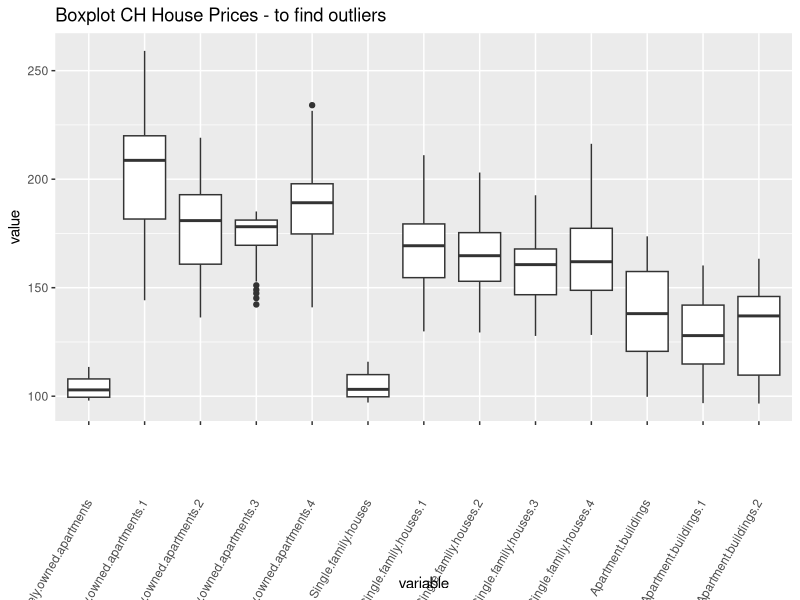
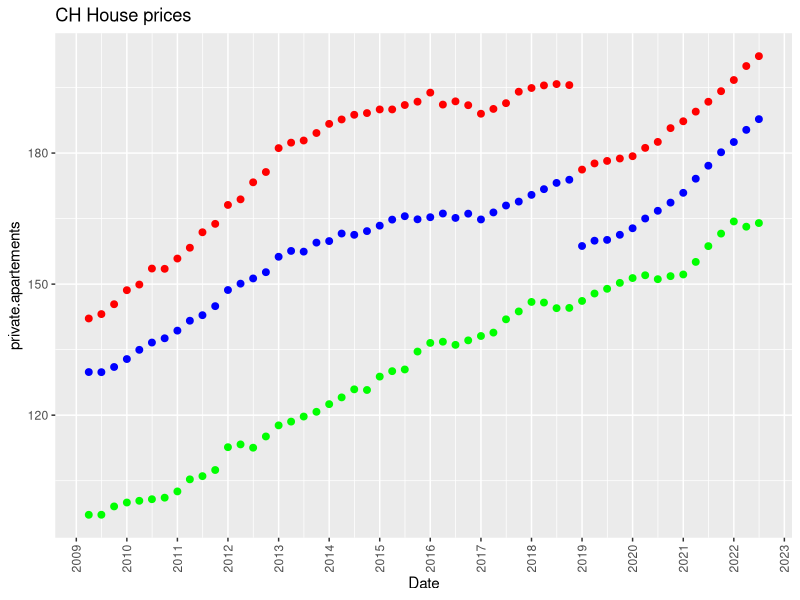

R code for these plots, in order: (Note: this script raises an error after producing the figures.)
library(tidyverse)
library(scales)
library(ggplot2)
library(reshape)
library(reshape2)
#install.packages("reshape2")

#### IMPORT DATA

# Specify working directory7
#install.packages("here") #<- install once for location of the files!
library(here) #<- for Location of the files!

#getwd() <-always starts at this level here!
#here("data", "real_estate_prices_CH.csv") #<- example for subfolder data, file quarterly-data-us-mortgage.csv


#setwd("C:/Users/leabo/Desktop/Project")

# Assign working directory as path to object
#wd <- "C:/Users/leabo/Desktop/Project"

# list file names in working directory
#list.files(wd, all.files=FALSE, full.names=FALSE, pattern=".csv")

# import/read in data files
ch.house.prices <- read.csv(here("data", "ch-house-prices.csv"))
ch.mortgage.rates <- read.csv(here("data", "ch-mortgage-rates.csv"))
us.mortgage.rates <- read.csv(here("data", "us-mortgage-rates.csv"))
us.house.prices <- read.csv(here("data", "us-house-prices.csv"))
us.house.prices.2nd.df <- read.csv(here("data", "zillowPriceIndex.csv"))
View(ch.house.prices)
View(ch.mortgage.rates)
View(us.mortgage.rates)
View(us.house.prices)
View(us.house.prices.2nd.df)

################## CH House Prices #######################################################################

# for analysis purposes
# reshape table so that column name is an variable
ch.house.prices.for.boxplot <- melt(ch.house.prices, na.rm = FALSE, name = 'columns')
View(ch.house.prices.for.boxplot)

ch.house.prices.for.boxplot %>%
  ggplot(aes(x = variable, y = value), na.rm = TRUE)+
  geom_boxplot()+
  theme(axis.text.x = element_text(angle = 60,vjust = 0.5,hjust = 1))+
  ggtitle("Boxplot CH House Prices - to find outliers")
# we can see that there are outliers in "privately.owned.appartments.3" (the outliers are too low)
# and "privately.owned.appartments.3" (the outliers are too high)

# let's correct this and filter these out in the original dataset "ch.house.prices"
summary(ch.house.prices$Privately.owned.apartments.3)
#    Min.  1st Qu.  Median    Mean   3rd Qu.    Max. 
#   142.3   169.5   178.1    173.4   181.2     185.1 

summary(ch.house.prices$Privately.owned.apartments.4)
#   Min.   1st Qu.  Median    Mean   3rd Qu.    Max. 
#   140.9   174.8   189.1    186.0   197.9     234.1 
# this means all values above 234.1 should be removed

# should we remove the outliers? if so how???

# add new column for averages
# privately owned apartments
private.apartements.average <- c(rowMeans(ch.house.prices[,2:6], na.rm = TRUE))
ch.house.prices <- cbind(ch.house.prices, private.apartements = private.apartements.average)

#view(real.estate.prices.CH[,2:6])

# single family houses
single.family.houses.average <- c(rowMeans(ch.house.prices[,7:11], na.rm = TRUE))
ch.house.prices <- cbind(ch.house.prices, single.family.houses = single.family.houses.average)

# apartment buildings (residential investment property)
apartment.buildings.average <- c(rowMeans(ch.house.prices[,12:14], na.rm = TRUE))
ch.house.prices <- cbind(ch.house.prices, apartment.buildings = apartment.buildings.average)

# create total average 
house.prices.average <- c(rowMeans(ch.house.prices[,14:16], na.rm = TRUE))
ch.house.prices <- cbind(ch.house.prices, total.house.prices.average = house.prices.average)

# delete rows from different sources, only keep averages
ch.house.prices <- ch.house.prices[,-2:-14]
View(ch.house.prices)

#convert to date
date.ch.house.prices <- as.character(ch.house.prices$Date)
ch.house.prices$Date <- as.Date(date.ch.house.prices, formats = "%Y/%m/%d")

# plot
ggplot(ch.house.prices  %>% filter(ch.house.prices$Date > '2009/01/01'), aes(x = Date))+
  geom_point(aes(y = private.apartements), na.rm = TRUE, size = 2, color = "red")+
  geom_point(aes(y = single.family.houses), na.rm = TRUE, size = 2, color = "blue")+
  geom_point(aes(y = apartment.buildings), na.rm = TRUE, size = 2, color = "green")+
  scale_x_date(date_breaks = "years" , date_labels = "%Y")+
  theme(axis.text.x = element_text(angle = 90,vjust = 0.5,hjust = 1))+
  ggtitle("CH House prices")




          
#################### CH Mortgage Rates ###################################################

#convert to date
date.ch.mortgage.rates <- as.character(ch.mortgage.rates$Date)
ch.mortgage.rates$Date <- as.Date(date.ch.mortgage.rates, formats = "%Y/%m/%d")

# plot Average -> variable red, fixed blue
ggplot((ch.mortgage.rates), aes(x = Date))+
  #-> VARIABLE INTEREST RATES - NL.BR
  geom_point(aes(y = Average.of.M..Mortgages.Var.Int.Rates...NL.BR..CHF.50k...100k.), na.rm = TRUE, size = 2, color = "green")+
  geom_point(aes(y = Average.of.M..Mortgages.Var.Int.Rates...NL.BR..CHF.100k...500k.), na.rm = TRUE, size = 2, color = "green")+
  geom_point(aes(y = Average.of..M..Mortgages.Var.Int.Rates...NL.BR..CHF.500k...1.Mio.), na.rm = TRUE, size = 2, color = "green")+
  geom_point(aes(y = Average.of..M..Mortgages.Var.Int.Rates...NL.BR..CHF.1.Mio...5.Mio.), na.rm = TRUE, size = 2, color = "green")+
  geom_point(aes(y = Average.of.M..Mortgages.Var.Int.Rates...NL.BR..CHF.5.Mio...15.Mio.), na.rm = TRUE, size = 2, color = "orange")+
  #geom_line(aes(y = average.int.rates.nl.br), na.rm = TRUE, size = 1, color = "red")+
  
  #VARIABLE INTEREST RATES - LINKED BR
  geom_point(aes(y = Average.of.M..Mortgages.Var.Int.Rates...Linked.BR..CHF.50k...100k.), na.rm = TRUE, size = 2, color = "red")+
  geom_point(aes(y = Average.of.M..Mortgages.Var.Int.Rates...Linked.BR..CHF.100k...500k.), na.rm = TRUE, size = 2, color = "purple")+
  geom_point(aes(y = Average.of.M..Mortgages.Var.Int.Rates...Linked.BR..CHF.500k...1.Mio.), na.rm = TRUE, size = 2, color = "green")+
  geom_point(aes(y = Average.of.M..Mortgages.Var.Int.Rates...Linked.BR..CHF.1.Mio...5.Mio.), na.rm = TRUE, size = 2, color = "green")+
  geom_point(aes(y = Average.of.M..Mortgages.Var.Int.Rates...Linked.BR..CHF.5.Mio...15.Mio.), na.rm = TRUE, size = 2, color = "green")+
  #geom_line(aes(y = average.int.rates.linked.br), na.rm = TRUE, size = 1, color = "red")+
  
  #FIXED INTEREST RATES
  geom_point(aes(y = Average.of.M..Mortgages.with.fixed.interest.rates..CHF.50k...100k.), na.rm = TRUE, size = 2, color = "blue")+
  geom_point(aes(y = Average.of.M..Mortgages.with.fixed.interest.rates..CHF.100k...500k.), na.rm = TRUE, size = 2, color = "blue")+
  geom_point(aes(y = Average.of.M..Mortgages.with.fixed.interest.rates..CHF.500k...1.Mio.), na.rm = TRUE, size = 2, color = "blue")+
  geom_point(aes(y = Average.of.M..Mortgages.with.fixed.interest.rates..CHF.1.Mio...5.Mio.), na.rm = TRUE, size = 2, color = "blue")+
  geom_point(aes(y = Average.of.M..Mortgages.with.fixed.interest.rates..CHF.5.Mio...15.Mio.), na.rm = TRUE, size = 2, color = "black")+
  #geom_line(aes(y = average.fixed.int.rates), na.rm = TRUE, size = 1, color = "red")+
  
  scale_x_date(date_breaks = "years" , date_labels = "%Y")+
  theme(axis.text.x = element_text(angle = 90,vjust = 0.5,hjust = 1))+
  ggtitle("CH Mortgage Rates")


# INTERPRETATION AND CLUSTERING

# calculate mean of [2] Average.of.M..Mortgages.Var.Int.Rates...NL.BR..CHF.50k...100k.  
#                   [4] Average.of.M..Mortgages.Var.Int.Rates...NL.BR..CHF.100k...500k. 
#                   [6] Average.of..M..Mortgages.Var.Int.Rates...NL.BR..CHF.500k...1.Mio. 
#                   [8] Average.of..M..Mortgages.Var.Int.Rates...NL.BR..CHF.1.Mio...5.Mio. 
# -> these are the 4 upper green dots -> VARIABLE INTEREST RATES - NL.BR

# Orange belongs to the same category but is slightly off -> should it be included ??????????????
# ->               [10] Average.of.M..Mortgages.Var.Int.Rates...NL.BR..CHF.5.Mio...15.Mio.




# calculate mean of [16] Average.of.M..Mortgages.Var.Int.Rates...Linked.BR..CHF.500k...1.Mio.  
#                   [18] Average.of.M..Mortgages.Var.Int.Rates...Linked.BR..CHF.1.Mio...5.Mio.  
#                   [20] Average.of.M..Mortgages.Var.Int.Rates...Linked.BR..CHF.5.Mio...15.Mio.  
# -> these are the 3 lower green dots -> VARIABLE INTEREST RATES - LINKED BR

# Red and Purple belong to the same category but are a bit off (should they be included ?????????)
# Red ->            [12] Average.of.M..Mortgages.Var.Int.Rates...Linked.BR..CHF.50k...100k. 
# Purple ->         [14] Average.of.M..Mortgages.Var.Int.Rates...Linked.BR..CHF.100k...500k. 



# calculate mean of [22] Average.of.M..Mortgages.with.fixed.interest.rates..CHF.50k...100k.
#                   [24] Average.of.M..Mortgages.with.fixed.interest.rates..CHF.100k...500k.
#                   [26] Average.of.M..Mortgages.with.fixed.interest.rates..CHF.500k...1.Mio.
#                   [28] Average.of.M..Mortgages.with.fixed.interest.rates..CHF.1.Mio...5.Mio.
# -> these are the blue dots -> FIXED INTEREST RATES

# the black dots are a little bit off, I don't know if they should be included ????????
# ->                [30] Average.of.M..Mortgages.with.fixed.interest.rates..CHF.5.Mio...15.Mio

### DECISION -> I included EVERYTHING, because they belong to the same category -> Jan you can change it if you want :)


# Add averages as a new column to the table "ch.mortgage.rates"
# VARIABLE INTEREST RATES - NL.BR
average.int.rates.nl.br <- rowMeans(select(ch.mortgage.rates,c("Average.of.M..Mortgages.Var.Int.Rates...NL.BR..CHF.50k...100k.",  
                                                           "Average.of.M..Mortgages.Var.Int.Rates...NL.BR..CHF.100k...500k.", 
                                                           "Average.of..M..Mortgages.Var.Int.Rates...NL.BR..CHF.500k...1.Mio.",
                                                           "Average.of..M..Mortgages.Var.Int.Rates...NL.BR..CHF.1.Mio...5.Mio.",
                                                           "Average.of.M..Mortgages.Var.Int.Rates...NL.BR..CHF.5.Mio...15.Mio.")),
                                                            na.rm = TRUE)
# VARIABLE INTEREST RATES - LINKED BR
average.int.rates.linked.br <- rowMeans(select(ch.mortgage.rates,c("Average.of.M..Mortgages.Var.Int.Rates...Linked.BR..CHF.500k...1.Mio.",  
                                                            "Average.of.M..Mortgages.Var.Int.Rates...Linked.BR..CHF.1.Mio...5.Mio.", 
                                                            "Average.of.M..Mortgages.Var.Int.Rates...Linked.BR..CHF.5.Mio...15.Mio.",
                                                            "Average.of.M..Mortgages.Var.Int.Rates...Linked.BR..CHF.50k...100k.",
                                                            "Average.of.M..Mortgages.Var.Int.Rates...Linked.BR..CHF.100k...500k.")),
                                                             na.rm = TRUE)
# FIXED INTEREST RATES
average.fixed.int.rates <- rowMeans(select(ch.mortgage.rates,c("Average.of.M..Mortgages.with.fixed.interest.rates..CHF.50k...100k.",  
                                                              "Average.of.M..Mortgages.with.fixed.interest.rates..CHF.100k...500k.", 
                                                              "Average.of.M..Mortgages.with.fixed.interest.rates..CHF.500k...1.Mio.",
                                                              "Average.of.M..Mortgages.with.fixed.interest.rates..CHF.1.Mio...5.Mio.",
                                                              "Average.of.M..Mortgages.with.fixed.interest.rates..CHF.5.Mio...15.Mio.")),
                                                              na.rm = TRUE)
ch.mortgage.rates <- cbind(ch.mortgage.rates, ch.average.fixed.int.rates = average.fixed.int.rates)
View(ch.mortgage.rates)




# plot Sum -> NL BR variable = red, Linked BR variable = orange, fixed = blue
ggplot((ch.mortgage.rates), aes(x = Date))+
  geom_point(aes(y = Sum.of.N.Loan.Mortgages.Var.Int.Rates...NL.BR..CHF.50k...100k.), na.rm = TRUE, size = 2, color = "red")+
  geom_point(aes(y = Sum.of.N.Loan.Mortgages.Var.Int.Rates...NL.BR..CHF.100k...500k.), na.rm = TRUE, size = 2, color = "red")+
  geom_point(aes(y = Sum.of.N.Loan.Mortgages.Var.Int.Rates...NL.BR..CHF.500k...1.Mio.), na.rm = TRUE, size = 2, color = "red")+
  geom_point(aes(y = Sum.of.N.Loan.Mortgages.Var.Int.Rates...NL.BR..CHF.1.Mio...5.Mio.), na.rm = TRUE, size = 2, color = "red")+
  geom_point(aes(y = Sum.of.N.Loan.Mortgages.Var.Int.Rates...NL.BR..CHF.5.Mio...15.Mio.), na.rm = TRUE, size = 2, color = "red")+
  
  geom_point(aes(y = Sum.of.N.Loan.Mortgages.Var.Int.Rates...Linked.BR..CHF.50k...100k.), na.rm = TRUE, size = 2, color = "orange")+
  geom_point(aes(y = Sum.of.N.Loan.Mortgages.Var.Int.Rates...Linked.BR..CHF.100k...500k.), na.rm = TRUE, size = 2, color = "orange")+
  geom_point(aes(y = Sum.of.N.Loan.Mortgages.Var.Int.Rates...Linked.BR..CHF.500k...1.Mio.), na.rm = TRUE, size = 2, color = "orange")+
  geom_point(aes(y = Sum.of.N.Loan.Mortgages.Var.Int.Rates...Linked.BR..CHF.1.Mio...5.Mio.), na.rm = TRUE, size = 2, color = "orange")+
  geom_point(aes(y = Sum.of.N.Loan.Mortgages.Var.Int.Rates...Linked.BR..CHF.5.Mio...15.Mio.), na.rm = TRUE, size = 2, color = "orange")+
  
  geom_point(aes(y = Sum.of.N.Loan.Mortgages.with.fixed.interest.rates..CHF.50k...100k.), na.rm = TRUE, size = 2, color = "blue")+
  geom_point(aes(y = Sum.of.N.Loan.Mortgages.with.fixed.interest.rates..CHF.100k...500k.), na.rm = TRUE, size = 2, color = "blue")+
  geom_point(aes(y = Sum.of.N.Loan.Mortgages.with.fixed.interest.rates...CHF.500k...1.Mio.), na.rm = TRUE, size = 2, color = "blue")+
  geom_point(aes(y = Sum.of.N.Loan.Mortgages.with.fixed.interest.rates..CHF.1.Mio...5.Mio.), na.rm = TRUE, size = 2, color = "blue")+
  geom_point(aes(y = Sum.of.N.Loan.Mortgages.with.fixed.interest.rates..CHF.5.Mio...15.Mio.), na.rm = TRUE, size = 2, color = "blue")+
  
  scale_x_date(date_breaks = "years" , date_labels = "%Y")+
  theme(axis.text.x = element_text(angle = 90,vjust = 0.5,hjust = 1))+
  ggtitle("CH Sum of Loan Mortgages")





          

#################### US Mortgage Rates ###################################################


#let's rename the columns from V1, V2,... to the names (they were manually extracted form the "auto-mpg.name" file
names(us.mortgage.rates) <- c("Date", "fixed.Rate.Avg.15.Year","fixed.Rate.Avg.30.Year","fixed.Rate.Avg.5.Year",
                              "Margin.for.5.1.Year.Adj","Origination.Fees.and.Discount.Points.for.15.Y",
                              "Origination.Fees.and.Discount.Points.for.30.Y","Origination.Fees.and.Discount.Points.for.5.Y")

#for better manipulation and readibilitty, let's transform the data.frame into a "tibble" object
us.mortgage.rates <- as_tibble(us.mortgage.rates)
View(us.mortgage.rates)

#     Jan's Code :)

#monthly <- ts(us.mortgage.rates, start = c(2009, 1), frequency = 12)
#quarterly <- aggregate(monthly, mean)
#View(quarterly)

#plot1 <- ggplot(data = us.mortgage.rates, mapping = aes(x = "30-Year Fixed Rate Avg", y="Date"))

# plot2 <- ggplot(data = us.mortgage.rates, mapping = aes(x = "Date", y = "30-Year Fixed Rate Avg"))+
#  geom_point(color = "#00AFBB", size = 5) +
#  geom_line(color = "#00AFBB", size = 2)
# print(plot2)

#convert to date
date.us.mortgage.rates <- as.character(us.mortgage.rates$Date)
us.mortgage.rates$Date <- as.Date(date.us.mortgage.rates, formats = "%Y/%m/%d")


# since the fixed rate seems to be somehow similar we create a new column for the average
fixed.rate.average <- c(rowMeans(us.mortgage.rates[,2:5], na.rm = TRUE))
us.mortgage.rates <- cbind(us.mortgage.rates, us.fixed.rate.average = fixed.rate.average)

# same for the origination fees and discount points
fees.and.discount.points.average <- c(rowMeans(us.mortgage.rates[,6:8], na.rm = TRUE))
us.mortgage.rates <- cbind(us.mortgage.rates, us.fees.and.discount.points.average = fees.and.discount.points.average)

# plot
ggplot((us.mortgage.rates), aes(x = Date, colour = Year))+
  geom_point(aes(y = fixed.Rate.Avg.15.Year), na.rm = TRUE, size = 2, color = "red")+
  geom_point(aes(y = fixed.Rate.Avg.30.Year), na.rm = TRUE, size = 2, color = "green")+
  geom_point(aes(y = fixed.Rate.Avg.5.Year), na.rm = TRUE, size = 2, color = "blue")+
# geom_line(aes(y = us.fixed.rate.average), na.rm = TRUE, size = 1, color = "red")+        
# geom_point(aes(y = Margin.for.5.1.Year.Adj), na.rm = TRUE, size = 2, color = "yellow")+
# margin thing excluded due to little change over the years (betw. 2.74, 2.76 only).
  geom_point(aes(y = Origination.Fees.and.Discount.Points.for.15.Y), na.rm = TRUE, size = 2, color = "red")+
  geom_point(aes(y = Origination.Fees.and.Discount.Points.for.30.Y), na.rm = TRUE, size = 2, color = "green")+
  geom_point(aes(y = Origination.Fees.and.Discount.Points.for.5.Y), na.rm = TRUE, size = 2, color = "blue")+
#  geom_line(aes(y = us.fees.and.discount.points.average), na.rm = TRUE, size = 1, color = "red")+  
  scale_x_date(date_breaks = "years" , date_labels = "%Y")+
  theme(axis.text.x = element_text(angle = 90,vjust = 0.5,hjust = 1))+
  labs(caption = "Green: 30y, Red: 15y, Blue: 5y, Mortgages & Fees, Discount points")+
  ggtitle("US Mortgage Rates")
  

  # what can we see: Banks somehow in 2020 wanted to sell more short-term loans (probably less 
  # risk for them during times of rising rates, bc. customers have to ajust in 5y.)

  # what can we see: Banks somehow wanted to sell more short-term loans (probably less 
  # risk for them during rising rates....)



  
################### US House Prices ##############################################

#convert to date
date.us.house.prices <- as.character(us.house.prices$Date)
us.house.prices$Date <- as.Date(date.us.house.prices, formats = "%Y/%m/%d")

# plot
ggplot((us.house.prices), aes(x = Date))+
  geom_point(aes(y = Real.Estate.Prices), na.rm = TRUE, size = 2, color = "red")+
  scale_x_date(date_breaks = "years" , date_labels = "%Y")+
  theme(axis.text.x = element_text(angle = 90,vjust = 0.5,hjust = 1))+
  ggtitle("US House Prices")






################## Join the US data ###########################################

us <- full_join(us.mortgage.rates, us.house.prices, by = "Date")
View(us)

# CORRELATION <------ Measures the relative strength of a linear relationship btw. 2 variables
# calculate correlation ("complete.obs" to make it ignore the NA values)
us.correlation <- cor(us$us.fixed.rate.average, us$Real.Estate.Prices, use = "complete.obs", method = "pearson")
#   CORRELATION IS -0.2065972
### 1 or -1 would be a perfect correlation - 0 would be no correlation at all


#### SOMETHING IS WRONG, correlation is  very little, can this be ? :(

### We are gonna add another data set just to make sure we have accurate and treatable data




################## Join the CH data ###########################################

ch <- full_join(ch.mortgage.rates, ch.house.prices, by = "Date")
View(ch)

# CORRELATION <------ Measures the relative strength of a linear relationship btw. 2 variables
# calculate correlation ("complete.obs" to make it ignore the NA values)
ch.correlation.fixed.int.rates <- cor(ch$ch.average.fixed.int.rates, ch$total.house.prices.average, use = "complete.obs", method = "pearson")
#  CORRELATION IS -0.8785073
ch.correlation.linked.br <- cor(ch$ch.average.int.rates.linked.br, ch$total.house.prices.average, use = "complete.obs", method = "pearson")
#  CORRELATION IS -0.6237408
ch.correlation.nl.br <- cor(ch$ch.average.int.rates.nl.br, ch$total.house.prices.average, use = "complete.obs", method = "pearson")
#  CORRELATION IS -0.7066481
### 1 or -1 would be a perfect correlation - 0 would be no correlation at all

# two plots combined
ggplot(ch, aes(x = Date))+
  geom_point(aes(y = ch.average.fixed.int.rates*100), na.rm = TRUE, size = 2, color = "blue")+
  geom_point(aes(y = ch.average.int.rates.nl.br*100), na.rm = TRUE, size = 2, color = "green")+
  geom_point(aes(y = ch.average.int.rates.linked.br*100), na.rm = TRUE, size = 2, color = "red")+
  geom_point(aes(y = total.house.prices.average), na.rm = TRUE, color = "black", size = 2)+
  scale_x_date(date_breaks = "years" , date_labels = "%Y")+
scale_y_continuous(sec.axis = sec_axis(trans=~./100, name= "interest rates"))+
  labs(x = "time period", y = "house prices")+
  ggtitle("interest rates and house prices CH")


############ reorder 2nd data set - US house prices #############################

# create empty table (this is where the numbers are put in the loop)
us.house.prices.second.try = data.frame(Date=character(0),all.homes=numeric(0), single.family=numeric(0), 
                 condos=numeric(0), one.room=numeric(0), five.rooms=numeric(0))
print(us.house.prices.second.try)

## CONVERT TO QUARTILES
# matrix starts at 1
i <- 1
# 2 because 1 is the date
j <- 1 
# loop through NL BR numbers and add them to new table
for(i in 1: nrow(us.house.prices.2nd.df))
{
  for (j in 1: ncol(us.house.prices.2nd.df))
  {
    if(i %% 3 == 0)
    {
      if(j == 1)
        {
          us.house.prices.second.try[nrow(us.house.prices.second.try) + 1,] <- c(Date=us.house.prices.2nd.df[i-2,1], 
                                                                                 NA, NA, NA, NA, NA)
        }                 
      else
        {
          us.house.prices.second.try[i/3,j] = mean(us.house.prices.2nd.df[i-2,j], 
                                            us.house.prices.2nd.df[i-1,j], 
                                            us.house.prices.2nd.df[i,j]) 
        }             
    }
  }
}
View(us.house.prices.second.try)

# for analysis purposes
# reshape table so that column name is an variable
us.house.prices.second.try.for.boxplot <-melt(us.house.prices.second.try, id = c("Date"))
View(us.house.prices.second.try.for.boxplot)
us.house.prices.second.try.for.boxplot$value <- as.numeric(us.house.prices.second.try.for.boxplot$value)

us.house.prices.second.try.for.boxplot %>%
  ggplot(aes(x = variable, y = value), na.rm = TRUE)+
  geom_boxplot()+
  ggtitle("Boxplot US House Prices, 2nd data set - to find outliers")
# we can see that there are outliers in "privately.owned.appartments.3" (the outliers are too low)
# and "privately.owned.appartments.3" (the outliers are too high)

us.house.prices.second.try.for.boxplot %>%
  ggplot(aes(x = Date, y = value))+
  geom_point(aes(na.rm = TRUE, color = variable))+
  # scale_x_date(date_breaks = "years" , date_labels = "%Y")+
  theme(axis.text.x = element_text(angle = 90,vjust = 0.5,hjust = 1))+
  ggtitle("Boxplot US House Prices")

###### Join with other us data set ###################

#convert to date
date.us.house.prices.second.try <- as.character(us.house.prices.second.try$Date)
us.house.prices.second.try$Date <- as.Date(date.us.house.prices.second.try, formats = "%Y/%m/%d")

us <- full_join(us.house.prices.second.try, us, by = "Date")
View(us)

# transform data to numeric data type
us$single.family <- as.numeric(us$single.family)
us$all.homes <- as.numeric(us$all.homes)
us$condos <- as.numeric(us$condos)
us$one.room <- as.numeric(us$one.room)
us$five.rooms <- as.numeric(us$five.rooms)

# compare new data set to old one in order to see if it is accurate
us %>%
  ggplot(aes(x = Date))+
  geom_point(aes(y = single.family), na.rm = TRUE, colour = "light green")+
  geom_point(aes(y = all.homes), na.rm = TRUE, colour = "orange")+
  geom_point(aes(y = condos), na.rm = TRUE, colour = "dark green")+
  geom_point(aes(y = one.room), na.rm = TRUE, colour = "blue")+
  geom_point(aes(y = five.rooms), na.rm = TRUE, colour = "purple")+
  geom_point(aes(y = Real.Estate.Prices), na.rm = TRUE, color = "red")+
  geom_smooth(aes(y = Real.Estate.Prices), na.rm = TRUE, color = "red")
# seems pretty acurrate -> very similar to five room data from new dataset
